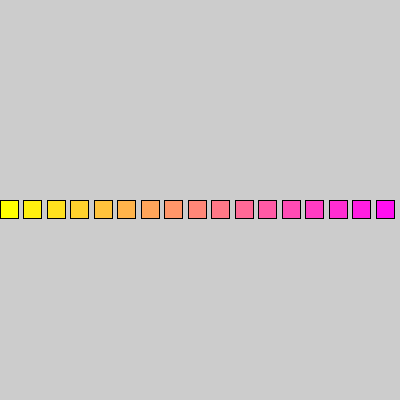
Frame 1 (no input)
Frame 60 (the mouse pressed at the canvas centre just before this capture): identical to frame 1, image omitted
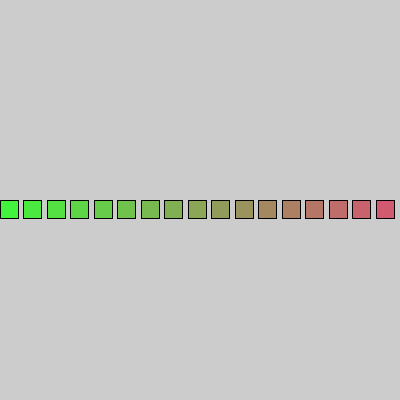
Frame 120 (the mouse held since frame 60 and released just before this capture)

The Processing sketch that drew these frames (run headless with seeded random() and noise(); from frame 60 on, the mouse is pressed at the canvas centre):

// Processing sketch: gradient2
// ── gradient2.pde
float p;
      color c = color(255,255,0);
    color d = color(255,0,255);
    color interA;
    
void setup(){

  p = random(0,1);
  size(400,400);
}


void draw(){

  for(int x = 0; x<17; x=x+1){
float i = float(x)/17.0;
    interA = lerpColor(c, d, i);
    fill(interA);
    println(i);
    rect(x*width/17,height/2,18,18);
  }
  
  save("gradient2.jpg");
}
void mousePressed(){
     c = color(random(0,255),random(0,255),random(0,255));
    d = color(random(0,255),random(0,255),random(0,255));
}
